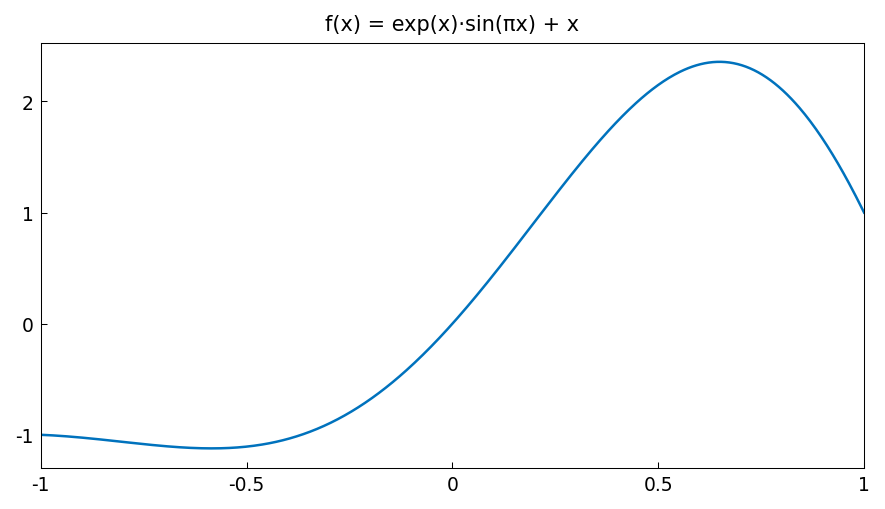

Python code for this plot:
"""Chebyshev coefficients and spectral convergence.

Demonstrates accessing Chebyshev coefficients and the spectral
decay rate for smooth functions.

Credit: Inspired by Chebfun approx/ChebCoeffs.m and related examples.
Original MATLAB Chebfun: Copyright 2017 by The University of Oxford and
The Chebfun Developers. See https://www.chebfun.org/ for Chebfun information.
"""
import os

os.environ.setdefault("XLA_PYTHON_CLIENT_PREALLOCATE", "false")

import matplotlib

matplotlib.use("Agg")
import os
import sys

import jax.numpy as jnp
import matplotlib.pyplot as plt
import numpy as np

sys.path.insert(0, os.path.join(os.path.dirname(__file__), '..', '..', 'src'))

import chebfunjax as cj
from chebfunjax.plotting import chebfun_style

chebfun_style()

from chebfunjax.plotting import plot


def run():
    print("=" * 60)
    print("Chebyshev coefficients and spectral convergence")
    print("=" * 60)

    # --- Chebyshev coefficients of a smooth function ------------------
    # MATLAB: f = chebfun('exp(x)*sin(pi*x) + x'); a = chebcoeffs(f)
    fc = cj.chebfun(lambda x: jnp.exp(x) * jnp.sin(jnp.pi * x) + x)
    coeffs = fc.coeffs
    print("\nf(x) = exp(x)*sin(pi*x) + x on [-1,1]:")
    print(f"  Number of coefficients: {len(fc)}")
    print(f"  First 5 Chebyshev coefficients: {np.array(coeffs[:5])}")
    print(f"  Last 3 coefficients (should be ~0): {np.array(coeffs[-3:])}")

    # Verify that the last coefficients are near machine epsilon
    last_coeff = float(jnp.abs(coeffs[-1]))
    print(f"  |a_N| = {last_coeff:.2e}  (should be < 1e-13)")
    assert last_coeff < 1e-13, f"Last coefficient too large: {last_coeff}"

    # --- Spectral decay for different function classes ----------------
    # Entire function: exp(x) — exponential decay
    # Analytic in strip: 1/(1+x^2) — geometric decay
    print("\nSpectral decay:")

    f_exp = cj.chebfun(lambda x: jnp.exp(x))
    c_exp = np.abs(np.array(f_exp.coeffs))
    print(f"  exp(x): {len(f_exp)} coefficients, ratio |a_k|/|a_{{k-1}}| < 1/2")

    # Verify geometric decay by checking ratios
    for fn_name, fn_lambda in [
        ("exp(x)",       lambda x: jnp.exp(x)),
        ("cos(10*x)",    lambda x: jnp.cos(10.0*x)),
        ("sin(pi*x/2)",  lambda x: jnp.sin(jnp.pi*x/2.0)),
    ]:
        f = cj.chebfun(fn_lambda)
        c = np.abs(np.array(f.coeffs))
        n = len(f)
        print(f"  {fn_name}: n={n}, max|coeff| = {c.max():.2e}")

    # --- Reconstruction from coefficients: f(x) = sum a_k T_k(x) -----
    # Verify that evaluating via coefficients gives same result as chebfun
    f_sin = cj.chebfun(lambda x: jnp.sin(3.0 * x))
    coeffs_sin = np.array(f_sin.coeffs)
    x_test = jnp.linspace(-1.0, 1.0, 100)
    f_eval = f_sin(x_test)
    exact_eval = jnp.sin(3.0 * x_test)
    err = float(jnp.max(jnp.abs(f_eval - exact_eval)))
    print(f"\nsin(3x) reconstruction error: {err:.2e}")
    assert err < 1e-14

    # --- Confirm that sum of (Chebyshev) coefficients give inner product
    # For f = 1 (constant), the Chebyshev coefficient a_0 = 1 (first coeff)
    f_const = cj.chebfun(1.0)
    c_const = np.array(f_const.coeffs)
    print(f"\nConstant f=1: coeffs = {c_const[:5]}")
    # The sum (integral) of f=1 over [-1,1] = 2
    assert abs(float(f_const.sum()) - 2.0) < 1e-15

    # --- Plots -------------------------------------------------------
    _here = os.path.dirname(os.path.abspath(__file__))

    # Function plot
    fig, ax = plot(fc, title="f(x) = exp(x)·sin(πx) + x")
    fig.savefig(os.path.join(_here, "chebyshev_coefficients.png"),
                dpi=150, bbox_inches="tight")
    plt.close(fig)

    # Coefficient decay comparison
    fig2, ax2 = plt.subplots()
    for fn_name, fn_lambda, col in [
        ("exp(x)",    lambda x: jnp.exp(x),           "#4169E1"),
        ("cos(10x)",  lambda x: jnp.cos(10.0 * x),    "#E04040"),
        ("1/(1+x²)",  lambda x: 1.0 / (1.0 + x**2),  "#228B22"),
    ]:
        _f = cj.chebfun(fn_lambda)
        _c = np.abs(np.array(_f.coeffs))
        ax2.semilogy(np.arange(len(_c)), _c, ".", color=col,
                     markersize=4, label=fn_name)
    ax2.set_title("Chebyshev coefficient decay", fontsize=11)
    ax2.legend(fontsize=9)
    fig2.set_facecolor("white")
    fig2.tight_layout()
    fig2.savefig(os.path.join(_here, "chebyshev_coefficients_decay.png"),
                 dpi=150, bbox_inches="tight")
    plt.close(fig2)

    print("\nAll assertions passed.")
    return True

if __name__ == "__main__":
    run()
